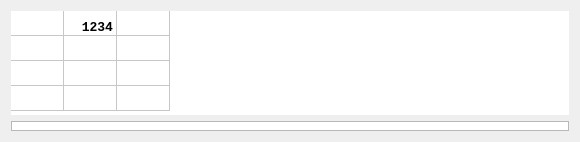
<?xml version="1.0" encoding="UTF-8"?>
<ui version="4.0">
 <class>InstrumentWidget</class>
 <widget class="QWidget" name="InstrumentWidget">
  <property name="geometry">
   <rect>
    <x>0</x>
    <y>0</y>
    <width>580</width>
    <height>142</height>
   </rect>
  </property>
  <property name="sizePolicy">
   <sizepolicy hsizetype="Expanding" vsizetype="Expanding">
    <horstretch>3</horstretch>
    <verstretch>10</verstretch>
   </sizepolicy>
  </property>
  <property name="minimumSize">
   <size>
    <width>50</width>
    <height>2</height>
   </size>
  </property>
  <property name="maximumSize">
   <size>
    <width>16777215</width>
    <height>142</height>
   </size>
  </property>
  <property name="windowTitle">
   <string>Widget</string>
  </property>
  <layout class="QVBoxLayout" name="verticalLayout">
   <item>
    <widget class="QTableWidget" name="tableWidget">
     <property name="enabled">
      <bool>true</bool>
     </property>
     <property name="sizePolicy">
      <sizepolicy hsizetype="Expanding" vsizetype="Maximum">
       <horstretch>0</horstretch>
       <verstretch>10</verstretch>
      </sizepolicy>
     </property>
     <property name="toolTipDuration">
      <number>-7</number>
     </property>
     <property name="frameShape">
      <enum>QFrame::NoFrame</enum>
     </property>
     <property name="frameShadow">
      <enum>QFrame::Plain</enum>
     </property>
     <property name="showGrid">
      <bool>true</bool>
     </property>
     <property name="gridStyle">
      <enum>Qt::SolidLine</enum>
     </property>
     <attribute name="horizontalHeaderVisible">
      <bool>false</bool>
     </attribute>
     <attribute name="horizontalHeaderDefaultSectionSize">
      <number>53</number>
     </attribute>
     <attribute name="horizontalHeaderHighlightSections">
      <bool>true</bool>
     </attribute>
     <attribute name="horizontalHeaderMinimumSectionSize">
      <number>14</number>
     </attribute>
     <attribute name="horizontalHeaderShowSortIndicator" stdset="0">
      <bool>false</bool>
     </attribute>
     <attribute name="verticalHeaderVisible">
      <bool>false</bool>
     </attribute>
     <attribute name="verticalHeaderDefaultSectionSize">
      <number>23</number>
     </attribute>
     <attribute name="verticalHeaderHighlightSections">
      <bool>true</bool>
     </attribute>
     <attribute name="verticalHeaderMinimumSectionSize">
      <number>25</number>
     </attribute>
     <row>
      <property name="text">
       <string>New Row</string>
      </property>
     </row>
     <row>
      <property name="text">
       <string>New Row</string>
      </property>
     </row>
     <row>
      <property name="text">
       <string>New Row</string>
      </property>
     </row>
     <row>
      <property name="text">
       <string>New Row</string>
      </property>
     </row>
     <column>
      <property name="text">
       <string>New Column</string>
      </property>
     </column>
     <column>
      <property name="text">
       <string>New Column</string>
      </property>
      <property name="font">
       <font>
        <family>Futura Bk BT</family>
        <weight>75</weight>
        <bold>true</bold>
       </font>
      </property>
      <property name="textAlignment">
       <set>AlignLeading|AlignBottom</set>
      </property>
     </column>
     <column>
      <property name="text">
       <string>New Column</string>
      </property>
     </column>
     <item row="0" column="1">
      <property name="text">
       <string>1234</string>
      </property>
      <property name="font">
       <font>
        <family>Lucida Console</family>
        <pointsize>10</pointsize>
        <weight>75</weight>
        <bold>true</bold>
        <stylestrategy>PreferAntialias</stylestrategy>
       </font>
      </property>
      <property name="textAlignment">
       <set>AlignTrailing|AlignBottom</set>
      </property>
     </item>
    </widget>
   </item>
   <item>
    <widget class="QGraphicsView" name="rangeGraph">
     <property name="sizePolicy">
      <sizepolicy hsizetype="Expanding" vsizetype="Ignored">
       <horstretch>0</horstretch>
       <verstretch>1</verstretch>
      </sizepolicy>
     </property>
     <property name="baseSize">
      <size>
       <width>0</width>
       <height>10</height>
      </size>
     </property>
     <property name="lineWidth">
      <number>0</number>
     </property>
    </widget>
   </item>
  </layout>
 </widget>
 <layoutdefault spacing="6" margin="11"/>
 <resources/>
 <connections/>
</ui>
